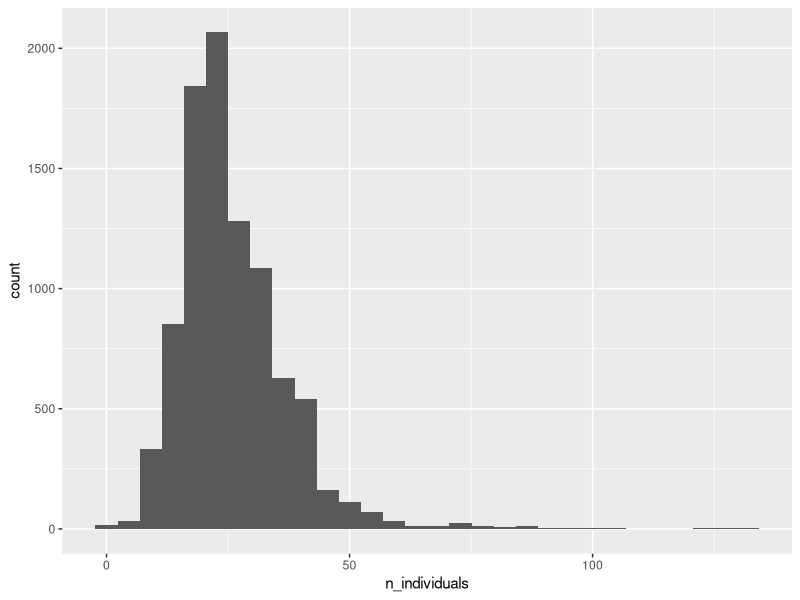
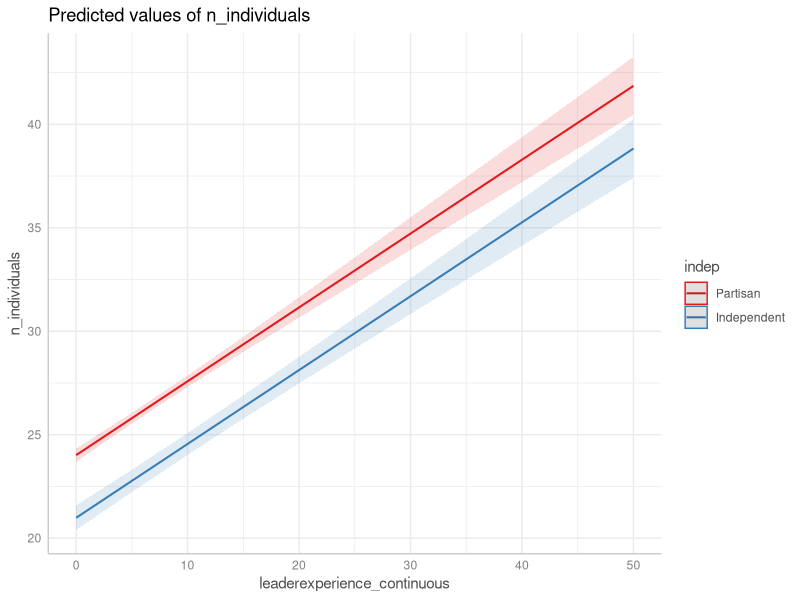
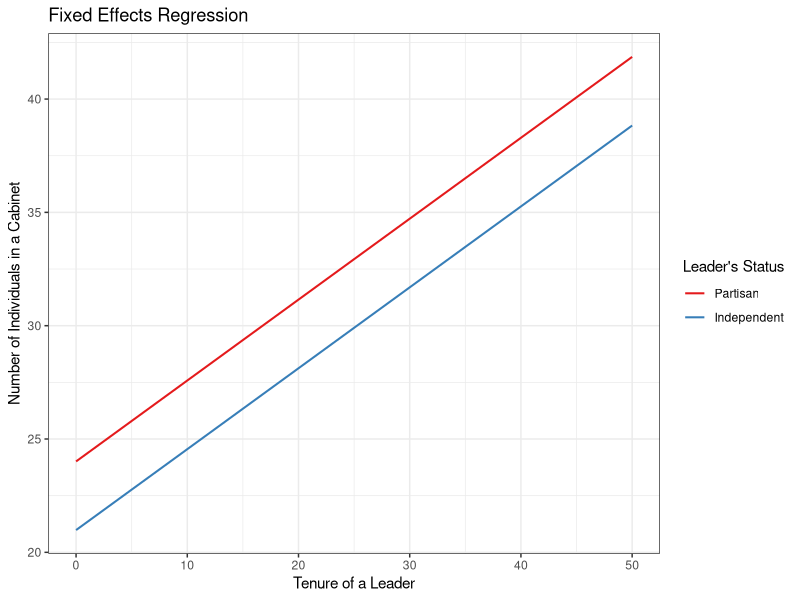
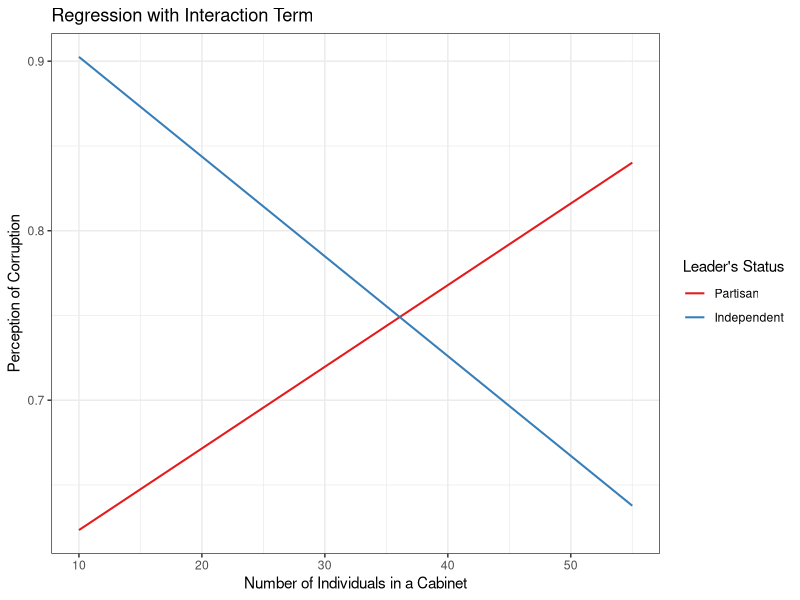
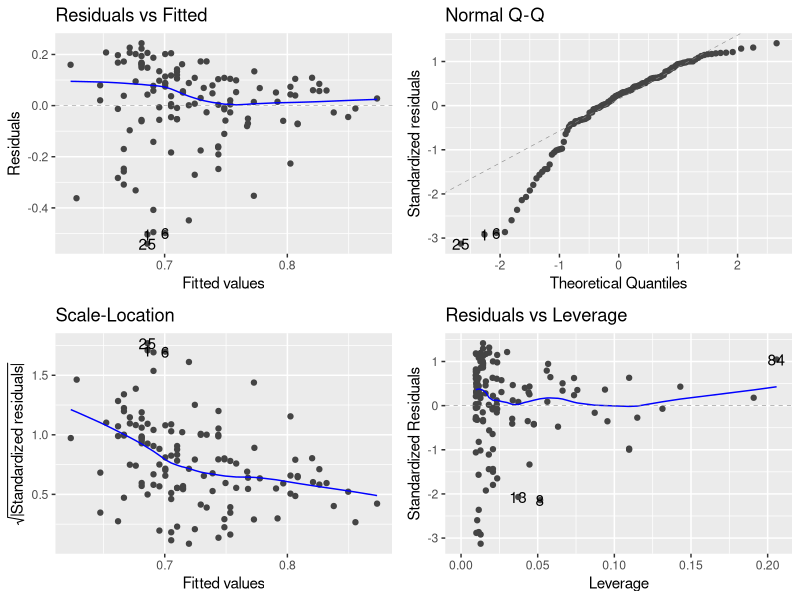
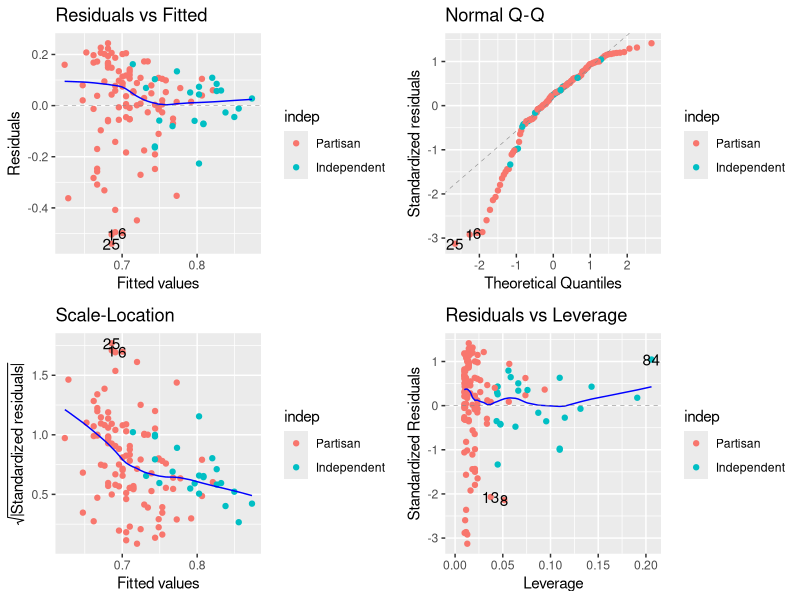

R code for these plots, in order:
## ---- chunk 1
#| message: false

library(tidyverse)

whogov = read.csv("data/WhoGov.csv")
## ---- chunk 2
#| message: false

ggplot(whogov) +
  geom_histogram(aes(x = n_individuals)) 
## ---- chunk 3
whogov = whogov %>%
  mutate(indep = ifelse(leader_party == "independent", "Independent", "Partisan"))
## ---- chunk 4
lm(n_individuals ~ indep, whogov) %>%
  summary()
## ---- chunk 5
whogov$indep = as.factor(whogov$indep)
## ---- chunk 6
whogov$indep = relevel(whogov$indep, ref = "Partisan")
## ---- chunk 7
lm(n_individuals ~ indep, whogov) %>%
  summary()
## ---- chunk 8
lm(n_individuals ~ leaderexperience_continuous, whogov) %>%
  summary()
## ---- chunk 9

## ---- chunk 10
model_fe = lm(n_individuals ~ leaderexperience_continuous + indep, whogov) 
summary(model_fe)
## ---- chunk 11
library(ggeffects)
## ---- chunk 12
ggpredict(model_fe, terms = c("leaderexperience_continuous", "indep")) %>%
  plot()
## ---- chunk 13
ggpredict(model_fe, terms= c("leaderexperience_continuous", "indep")) %>%
  plot(show_ci = F) +
  labs(title = "Fixed Effects Regression",
       x = "Tenure of a Leader",
       y = "Number of Individuals in a Cabinet",
       color = "Leader's Status") +
  theme_bw()
## ---- chunk 14
whr = read.csv("data/WHR.csv")
## ---- chunk 15
whr_subset = whr %>%
  select(Country_name, Perceptions_of_corruption)

whogov_subset = whogov %>%
  filter(year == 2021) %>%
  select(country_name, n_individuals, indep)
## ---- chunk 16
whr_whogov = whr_subset %>%
  left_join(whogov_subset, by = c("Country_name" = "country_name")) 
## ---- chunk 17
head(whr_whogov)
## ---- chunk 18
model_in = lm(Perceptions_of_corruption ~ n_individuals * indep, whr_whogov)
summary(model_in)
## ---- chunk 19
ggpredict(model_in, terms= c("n_individuals", "indep")) %>%
  plot(show_ci = FALSE) +
  labs(title = "Regression with Interaction Term",
       x = "Number of Individuals in a Cabinet",
       y = "Perception of Corruption",
       color = "Leader's Status") +
  theme_bw()
## ---- chunk 20
ggpredict(model_in, terms= c("n_individuals [12]", "indep [Independent]"))
## ---- chunk 21
#| warning: false

library(ggfortify)
## ---- chunk 22
autoplot(model_in)
## ---- chunk 23
autoplot(model_in, colour = "indep")
